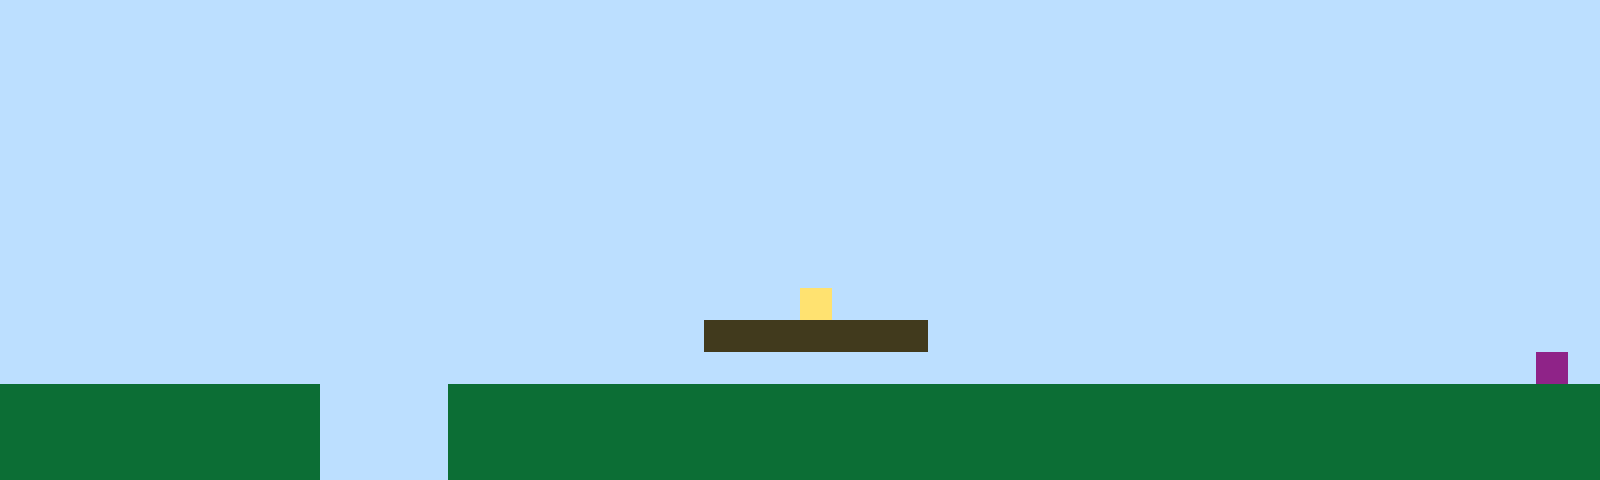

The image is a tile-based game level rendered from a .tmx file. Its description and complete source (layers, tilesets, objects, tile grids) follow:
An orthogonal 50x15 tile map with 32x32 px tiles, 1 tile layer (Tile Layer 1).

<map version="1.10" tiledversion="1.11.2" orientation="orthogonal" renderorder="right-up" width="50" height="15" tilewidth="32" tileheight="32" infinite="0" nextlayerid="2" nextobjectid="1"><editorsettings><export target="map1.csv" format="csv" /></editorsettings><tileset firstgid="1" name="sprites" tilewidth="32" tileheight="32" tilecount="6" columns="3"><image source="sprites.png" width="96" height="64" /></tileset><layer id="1" name="Tile Layer 1" width="50" height="15"><data encoding="csv">1,1,1,1,1,1,1,1,1,1,1,1,1,1,1,1,1,1,1,1,1,1,1,1,1,1,1,1,1,1,1,1,1,1,1,1,1,1,1,1,1,1,1,1,1,1,1,1,1,1,1,1,1,1,1,1,1,1,1,1,1,1,1,1,1,1,1,1,1,1,1,1,1,1,1,1,1,1,1,1,1,1,1,1,1,1,1,1,1,1,1,1,1,1,1,1,1,1,1,1,1,1,1,1,1,1,1,1,1,1,1,1,1,1,1,1,1,1,1,1,1,1,1,1,1,1,1,1,1,1,1,1,1,1,1,1,1,1,1,1,1,1,1,1,1,1,1,1,1,1,1,1,1,1,1,1,1,1,1,1,1,1,1,1,1,1,1,1,1,1,1,1,1,1,1,1,1,1,1,1,1,1,1,1,1,1,1,1,1,1,1,1,1,1,1,1,1,1,1,1,1,1,1,1,1,1,1,1,1,1,1,1,1,1,1,1,1,1,1,1,1,1,1,1,1,1,1,1,1,1,1,1,1,1,1,1,1,1,1,1,1,1,1,1,1,1,1,1,1,1,1,1,1,1,1,1,1,1,1,1,1,1,1,1,1,1,1,1,1,1,1,1,1,1,1,1,1,1,1,1,1,1,1,1,1,1,1,1,1,1,1,1,1,1,1,1,1,1,1,1,1,1,1,1,1,1,1,1,1,1,1,1,1,1,1,1,1,1,1,1,1,1,1,1,1,1,1,1,1,1,1,1,1,1,1,1,1,1,1,1,1,1,1,1,1,1,1,1,1,1,1,1,1,1,1,1,1,1,1,1,1,1,1,1,1,1,1,1,1,1,1,1,1,1,1,1,1,1,1,1,1,1,1,1,1,1,1,1,1,1,1,1,1,1,1,1,1,1,1,1,1,1,1,1,1,1,1,1,1,1,1,1,1,1,1,1,1,1,1,1,1,1,1,1,1,1,1,1,1,1,1,1,1,1,1,1,1,1,1,1,1,1,1,1,1,1,1,1,1,1,1,1,1,1,1,1,1,1,1,1,1,1,1,1,1,1,1,1,1,1,1,1,1,1,1,4,1,1,1,1,1,1,1,1,1,1,1,1,1,1,1,1,1,1,1,1,1,1,1,1,1,1,1,1,1,1,1,1,1,1,1,1,1,1,1,1,1,1,1,1,1,1,3,3,3,3,3,3,3,1,1,1,1,1,1,1,1,1,1,1,1,1,1,1,1,1,1,1,1,1,1,1,1,1,1,1,1,1,1,1,1,1,1,1,1,1,1,1,1,1,1,1,1,1,1,1,1,1,1,1,1,1,1,1,1,1,1,1,1,1,1,1,1,1,1,1,1,1,6,1,2,2,2,2,2,2,2,2,2,2,1,1,1,1,2,2,2,2,2,2,2,2,2,2,2,2,2,2,2,2,2,2,2,2,2,2,2,2,2,2,2,2,2,2,2,2,2,2,2,2,2,2,2,2,2,2,2,2,2,2,1,1,1,1,2,2,2,2,2,2,2,2,2,2,2,2,2,2,2,2,2,2,2,2,2,2,2,2,2,2,2,2,2,2,2,2,2,2,2,2,2,2,2,2,2,2,2,2,2,2,1,1,1,1,2,2,2,2,2,2,2,2,2,2,2,2,2,2,2,2,2,2,2,2,2,2,2,2,2,2,2,2,2,2,2,2,2,2,2,2</data></layer></map>
